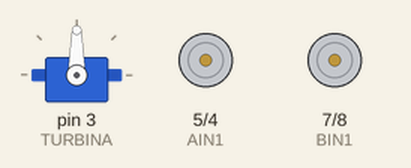
Simulated run of this sketch. Board: Arduino Uno, built with avr-gcc and run on an emulated ATmega328P. On the bench: servo, motor-driver pin pairs drawn as motors (green arrow = first pin HIGH = forward, orange = second pin HIGH = backward, longer = more drive, scaled by the enable pin).

Above: at 19.25 s.
Timing chart, 0 to 22.2 s (numbered marks = the images above):
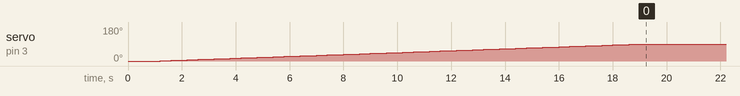

The sketch:

Prueba_Turbina.ino
```cpp
#include <Servo.h>

#define PWMA 10
#define AIN2 4
#define AIN1 5
#define PWMB 9
#define BIN2 8
#define BIN1 7
#define TURBINA 3


int Vel_turbina = 90;

Servo myservo;

void setup() {

  pinMode(PWMA,OUTPUT);
  pinMode(AIN2,OUTPUT);
  pinMode(AIN1,OUTPUT);
  pinMode(PWMB,OUTPUT);
  pinMode(BIN1,OUTPUT);
  pinMode(BIN2,OUTPUT);
  delay(1000);
  myservo.attach(TURBINA);
  for (int i = 0;i <= Vel_turbina;i++){
    myservo.write(i);
    delay(200);
  }
}

void loop() {

  //Pruebas de motores solos

  analogWrite(PWMA,40);
  digitalWrite(AIN1,HIGH);
  digitalWrite(AIN2,LOW);
  digitalWrite(BIN1,HIGH);
  digitalWrite(AIN1,LOW);
  analogWrite(PWMB,0);

  delay(1000);

  analogWrite(PWMA,0);
  digitalWrite(AIN1,HIGH);
  digitalWrite(AIN2,LOW);
  digitalWrite(BIN1,HIGH);
  digitalWrite(AIN1,LOW);
  analogWrite(PWMB,40);

}
```
